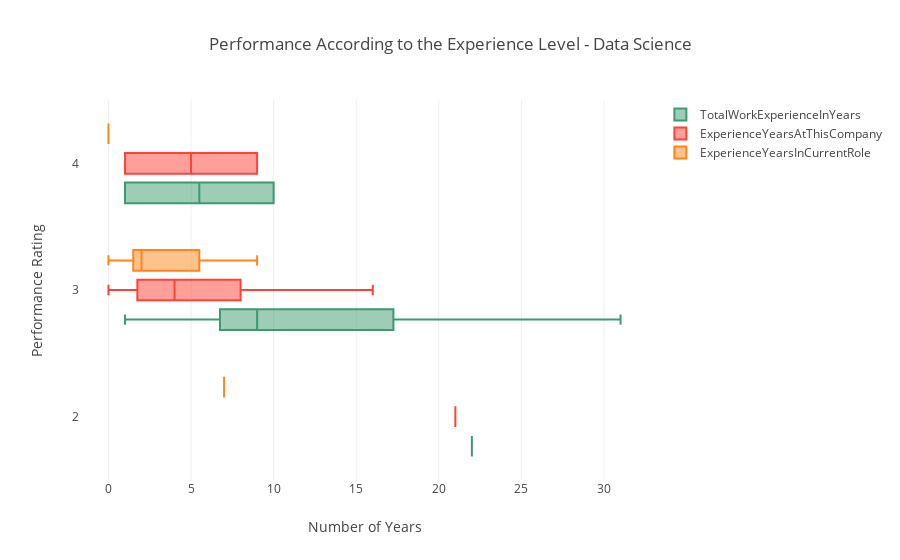

The notebook cell this image was saved under:
### Markdown cell above
### (iv) Performance According to the Experience Level

### Code cell
data = [
    {
        'x': Data_Science['TotalWorkExperienceInYears'],
        'y': Data_Science['PerformanceRating'],
        'name':'TotalWorkExperienceInYears',
        'marker': {
            'color': '#3D9970'
        },
        'boxmean': False,
        'orientation': 'h',
        "type": "box",
    },
    {
        'x':Data_Science['ExperienceYearsAtThisCompany'],
        'y':Data_Science['PerformanceRating'],
        'name': 'ExperienceYearsAtThisCompany',
        'marker':{
            'color': '#FF4136',
        },
        'boxmean': False,
        'orientation': 'h',
        "type": "box",
    },
    {
        'x': Data_Science['ExperienceYearsInCurrentRole'],
        'y': Data_Science['PerformanceRating'],
        'name':'ExperienceYearsInCurrentRole',
        'marker': {
            'color': '#FF851B',
        },
        'boxmean': False,
        'orientation': 'h',
        "type": "box",
    }
]
layout = {
    'xaxis': {
        'title': 'Number of Years',
        'zeroline': False,
    },
    'yaxis': {
        'title': 'Performance Rating ',
        'zeroline': False,
    },
    'boxmode': 'group',
    'title': 'Performance According to the Experience Level - Data Science ',
}

fig = go.Figure(data=data, layout=layout)

py.iplot(fig)

### Figure 1 — Plotly figure (JSON) as saved in the notebook; plotly's stock layout.template omitted (floating-point values rounded to 4 significant figures)
{"data": [{"boxmean": false, "marker": {"color": "#3D9970"}, "name": "TotalWorkExperienceInYears", "orientation": "h", "type": "box", "x": [7, 1, 17, 13, 16, 7, 17, 22, 10, 6, 5, 9, 21, 5, 31, 19, 1, 8, 18, 9], "y": [3, 3, 3, 3, 3, 3, 3, 2, 4, 3, 3, 3, 3, 3, 3, 3, 4, 3, 3, 3]}, {"boxmean": false, "marker": {"color": "#FF4136"}, "name": "ExperienceYearsAtThisCompany", "orientation": "h", "type": "box", "x": [4, 1, 16, 0, 10, 3, 1, 21, 9, 6, 3, 8, 3, 5, 5, 10, 1, 2, 1, 8], "y": [3, 3, 3, 3, 3, 3, 3, 2, 4, 3, 3, 3, 3, 3, 3, 3, 4, 3, 3, 3]}, {"boxmean": false, "marker": {"color": "#FF851B"}, "name": "ExperienceYearsInCurrentRole", "orientation": "h", "type": "box", "x": [2, 0, 8, 0, 9, 2, 0, 7, 0, 5, 2, 3, 2, 2, 2, 7, 0, 2, 0, 7], "y": [3, 3, 3, 3, 3, 3, 3, 2, 4, 3, 3, 3, 3, 3, 3, 3, 4, 3, 3, 3]}], "layout": {"boxmode": "group", "title": "Performance According to the Experience Level - Data Science ", "xaxis": {"title": "Number of Years", "zeroline": false}, "yaxis": {"title": "Performance Rating ", "zeroline": false}}}
